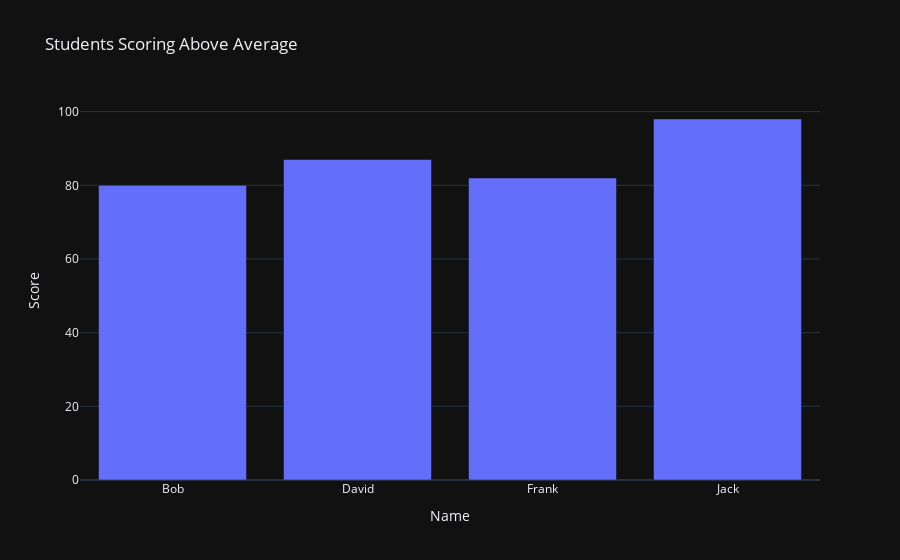

Notebook code for this chart:
### Markdown cell above
# Comprehensive Coding Exercise - Live Coding
This task combines lists, dictionaries, functions, Numpy, Pandas, and Plotly.

Problem Statement:
- Generate 10 random student scores.
- Create a function to calculate the average score.
- Store student names and scores in a Pandas DataFrame.
- Filter students who scored above the average.
- Visualize the data using Plotly.

### Code cell
import numpy as np
import pandas as pd
import plotly.express as px
from random import randint

# 1. Generate random student scores
students = ['Alice', 'Bob', 'Charlie', 'David', 'Eve', 'Frank', 'Grace', 'Hannah', 'Ivy', 'Jack']
scores = [randint(50, 100) for _ in range(10)]

# 2. Function to calculate average score
def calculate_average(scores):
    return np.mean(scores)

average_score = calculate_average(scores)
print(f"Average score: {average_score}")

# 3. Create a DataFrame
data = {'Name': students, 'Score': scores}
df = pd.DataFrame(data)

# 4. Filter students with scores above average
above_average = df[df['Score'] > average_score]
print(above_average)

# 5. Visualize results with Plotly
fig = px.bar(above_average, x='Name', y='Score', title='Students Scoring Above Average')
fig.show()

### Figure 1 — Plotly figure (JSON) as saved in the notebook; plotly's stock layout.template omitted (floating-point values rounded to 4 significant figures)
{"data": [{"alignmentgroup": "True", "hovertemplate": "Name=%{x}<br>Score=%{y}<extra></extra>", "legendgroup": "", "marker": {"color": "#636efa", "pattern": {"shape": ""}}, "name": "", "offsetgroup": "", "orientation": "v", "showlegend": false, "textposition": "auto", "type": "bar", "x": ["Bob", "David", "Frank", "Jack"], "xaxis": "x", "y": [80, 87, 82, 98], "yaxis": "y"}], "layout": {"barmode": "relative", "legend": {"tracegroupgap": 0}, "title": {"text": "Students Scoring Above Average"}, "xaxis": {"anchor": "y", "domain": [0, 1], "title": {"text": "Name"}}, "yaxis": {"anchor": "x", "domain": [0, 1], "title": {"text": "Score"}}}}
